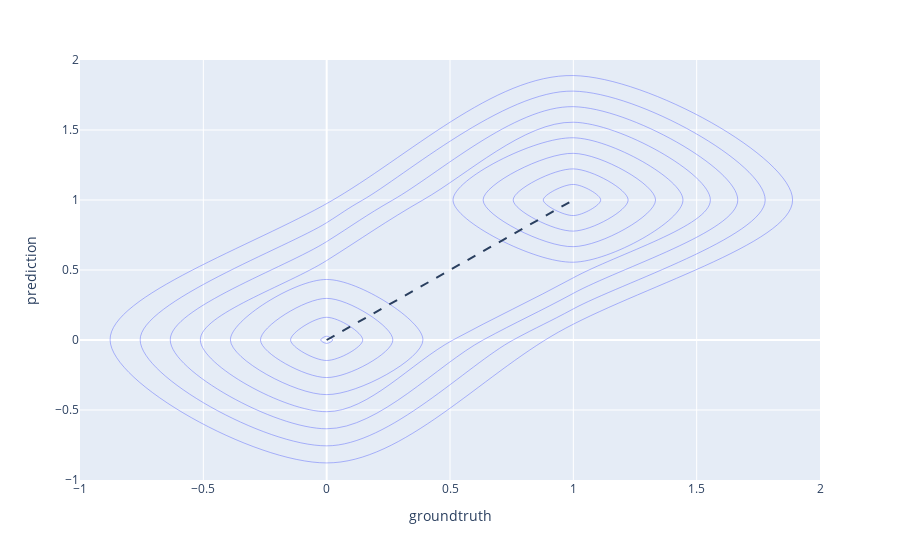

Notebook source saved alongside this figure:
### Markdown cell above
# Contour Plot

### Code cell
fig = px.density_contour(x=test_y, y=preds, labels={'x': 'groundtruth','y': 'prediction'})
fig.add_shape(
              type='line', line=dict(dash='dash'),
            x0 = preds.min(), y0 = preds.min(),
            x1 = preds.max(), y1 = preds.max()
)
fig.show()

### Figure 1 — Plotly figure (JSON) as saved in the notebook; plotly's stock layout.template omitted (floating-point values rounded to 4 significant figures)
{"data": [{"contours": {"coloring": "none"}, "hovertemplate": "groundtruth=%{x}<br>prediction=%{y}<br>count=%{z}<extra></extra>", "legendgroup": "", "line": {"color": "#636efa"}, "name": "", "showlegend": false, "type": "histogram2dcontour", "x": [1, 0, 0, 1, 0, 1, 0, 1, 0, 1, 1, 1, 0, 1, 0, 1, 0, 1, 0, 0, 0, 1, 0, 1, 1, 1, 0, 0, 1, 1, 1, 0, 0, 1, 0, 0, 1, 0, 0, 0, 1, 1, 1, 0, 1, 1, 0, 1, 0, 0, 0, 1, 1, 0, 1, 1, 1, 0, 0, 1, 1, 1, 0, 1, 0, 0, 1, 0, 1, 1, 0, 0, 1, 0, 0, 0, 1, 0, 0, 1, 1, 0, 1, 0, 1, 1, 0, 0, 0, 1], "xaxis": "x", "xbingroup": "x", "y": [1, 0, 0, 1, 1, 1, 0, 1, 0, 1, 1, 1, 0, 1, 0, 1, 1, 1, 0, 0, 0, 1, 0, 1, 1, 1, 0, 0, 1, 1, 1, 0, 0, 1, 0, 0, 1, 0, 0, 0, 1, 1, 1, 1, 1, 1, 0, 1, 0, 0, 0, 1, 1, 0, 1, 1, 1, 0, 0, 1, 1, 1, 0, 1, 0, 0, 1, 0, 1, 1, 0, 0, 1, 0, 0, 0, 1, 0, 0, 1, 1, 0, 1, 1, 1, 1, 0, 0, 0, 1], "yaxis": "y", "ybingroup": "y"}], "layout": {"legend": {"tracegroupgap": 0}, "margin": {"t": 60}, "shapes": [{"line": {"dash": "dash"}, "type": "line", "x0": 0, "x1": 1, "y0": 0, "y1": 1}], "xaxis": {"anchor": "y", "domain": [0, 1], "title": {"text": "groundtruth"}}, "yaxis": {"anchor": "x", "domain": [0, 1], "title": {"text": "prediction"}}}}
